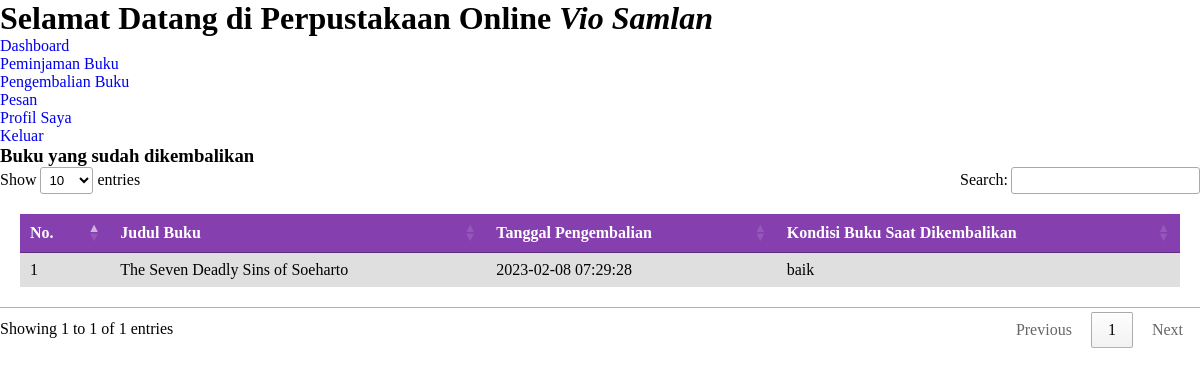
Page /user/pengembalian.php on the committed database.
### tables this page shows
CREATE TABLE `user` (
  `id` int(11) NOT NULL,
  `kode` varchar(25) NOT NULL,
  `nis` char(20) NOT NULL,
  `fullname` varchar(50) NOT NULL,
  `username` varchar(50) NOT NULL,
  `password` text NOT NULL,
  `kelas` varchar(20) DEFAULT NULL,
  `alamat` text DEFAULT NULL,
  `verif` varchar(50) NOT NULL DEFAULT 'Akun terverifikasi',
  `role` enum('admin','user') NOT NULL,
  `join_date` datetime NOT NULL,
  `terakhir_login` datetime NOT NULL,
  `foto` text DEFAULT NULL
);

CREATE TABLE `peminjaman` (
  `id` int(11) NOT NULL,
  `id_user` int(11) NOT NULL,
  `id_buku` int(11) NOT NULL,
  `tanggal_peminjaman` datetime NOT NULL,
  `tanggal_pengembalian` datetime DEFAULT NULL,
  `kondisi_buku_saat_dipinjam` enum('baik','rusak') NOT NULL,
  `kondisi_buku_saat_dikembalikan` enum('baik','rusak') NOT NULL,
  `denda` decimal(10,0) NOT NULL
);

CREATE TABLE `buku` (
  `id` int(11) NOT NULL,
  `judul_buku` varchar(100) NOT NULL,
  `id_kategori` int(11) NOT NULL,
  `id_penerbit` int(11) NOT NULL,
  `pengarang` varchar(100) NOT NULL,
  `tahun_terbit` year(4) NOT NULL,
  `isbn` int(13) NOT NULL,
  `j_buku_baik` int(5) NOT NULL,
  `j_buku_rusak` int(5) NOT NULL,
  `foto` text DEFAULT NULL
);

### class/Database.php (called while the page is built, shortened)
<?php
class Database {
    private $hostname = "localhost";
    private $username = "root";
    private $password = "";
    private $database = "db_perpustakaan";
    public function __construct(){
        $this->db = mysqli_connect($this->hostname, $this->username, $this->password, $this->database);
    }
}
?>

### class/User.php (called while the page is built, shortened)
<?php
include_once("Database.php");
class User extends Database{
    public function find($id){
        $sql = "SELECT * FROM user WHERE id='$id'";
        return $this->db->query($sql)->fetch_assoc();
    }
}
?>

### class/Peminjaman.php (called while the page is built, shortened)
<?php
include_once("Database.php");
class Peminjaman extends Database{
    public function findKembali($id){
        $sql = "SELECT buku.judul_buku as buku, peminjaman.tanggal_pengembalian, peminjaman.kondisi_buku_saat_dikembalikan FROM peminjaman, buku WHERE peminjaman.id_buku = buku.id AND peminjaman.id_user = $id AND tanggal_pengembalian is not null";
        return $this->db->query($sql)->fetch_all(MYSQLI_ASSOC);
    }
}
?>

### user/pengembalian.php (the view, shortened to what this page needs)
<?php
include_once("../class/Peminjaman.php");
$peminjaman = new Peminjaman;
$data_peminjaman = $peminjaman->findKembali(2);
?>
<!DOCTYPE html>
<html lang="en">
<head>
    <link rel="stylesheet" href="../assets/css/style.css" type="text/css">
    <?php include("../partials/t_script_js.php") ?>
</head>
<body>
    <?php include("../partials/sidebar.php") ?>
    <div class="table">
        <h3>Buku yang sudah dikembalikan</h3>
        <table id="jquery-tab">
            <thead>
                <tr>
                    <th>No.</th>
                    <th>Judul Buku</th>
                    <th>Tanggal Pengembalian</th>
                    <th>Kondisi Buku Saat Dikembalikan</th>
                </tr>
            </thead>
            <tbody>
            <?php
            foreach($data_peminjaman as $key => $p){
            ?>
            <tr>
                <td><?= $key+1 ?></td>
                <td><?= $p["buku"] ?></td>
                <td><?= $p["tanggal_pengembalian"] ?></td>
                <td><?= $p["kondisi_buku_saat_dikembalikan"] ?></td>
            </tr>
            <?php
            }
            ?>
            </tbody>
        </table>
    </div>
</body>
</html>

### partials/sidebar.php
<?php
include_once("../class/User.php");
$user = new User;
$data_user = $user->find(2);
?>
<div class="sidebar">
    <h1>Selamat Datang di Perpustakaan Online <i><?= $data_user["fullname"] ?></i></h1>
    <ul>
        <li> <a href="index.php">Dashboard</a></li>
        <li> <a href="peminjaman.php">Peminjaman Buku</a></li>
        <li> <a href="pengembalian.php">Pengembalian Buku</a></li>
        <li> <a href="pesan.php">Pesan</a></li>
        <li> <a href="profil.php">Profil Saya</a></li>
        <li> <a href="../logout.php">Keluar</a></li>
    </ul>
</div>

### assets/css/style.css (style rules this page uses)
* { margin: 0; padding: 0; box-sizing: border-box; list-style: none; text-decoration: none; }
.table table { width: 100%; padding: 20px; }
.table table th { background-color: #863faf; color: white; padding: 10px; font-weight: 400; }
.table table td { background-color: #dfdfdf; padding: 8px; text-align: justify; }

### rows in the picture
user: fullname "Vio Samlan"
peminjaman: id_buku.judul_buku "The Seven Deadly Sins of Soeharto", tanggal_pengembalian "2023-02-08 07:29:28", kondisi_buku_saat_dikembalikan "baik"
